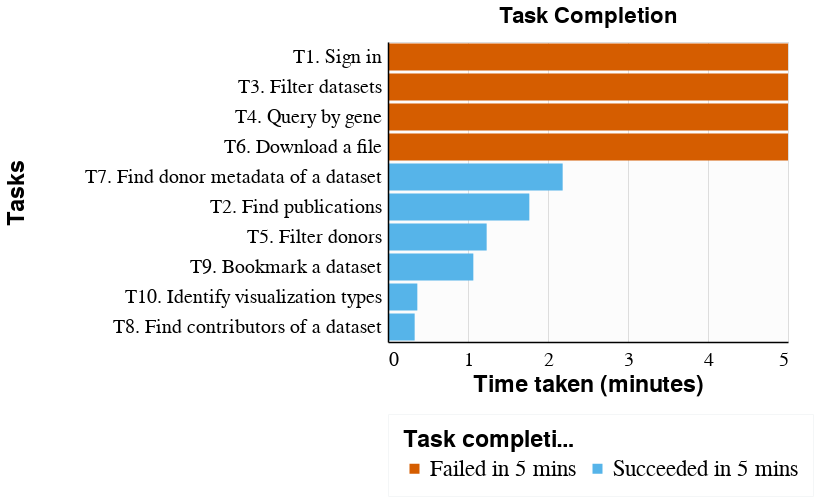

The notebook cell saved with this chart:
### Code cell
plot_result = alt.Chart(df).mark_bar().encode(
    alt.X('MINUTES:Q', title='Time taken (minutes)').scale(domain=[0, 5], clamp=True).axis(format='.0f', tickCount=5),
    alt.Y('TASK:N', title='Tasks', sort=TASKS_SORTED).axis(titleX=-360, zindex=1),
    alt.Color('SUCCESS:N', title='Task completion').scale(range=['#D55D00', '#56B4E9']).legend(orient='bottom')
).properties(
    title={
        'text': 'Task Completion',
        # 'subtitle': 'Data as of Jul 24, 2024',
        "dy": -10
    },
    width=400,
    height=300
)
plot_result

### Figure 1 — Vega-Lite specification as saved in the notebook (floating-point values rounded to 4 significant figures)
{"config": {"title": {"dy": 1, "fontFamily": "SF Pro Text", "fontSize": 22, "fontWeight": 600, "align": "center", "anchor": "middle", "subtitleColor": "grey", "subtitleFontSize": 22}, "view": {"fill": "#FCFCFC"}, "mark": {"zindex": 0}, "header": {"titleFontSize": 30, "labelFontSize": 30, "labelFontWeight": 600}, "axis": {"fontFamily": "SF Pro Text", "titleFontSize": 23, "titleFontWeight": 600, "labelFontSize": 20, "labelFontWeight": 400, "labelLimit": 1000, "domainWidth": 1.5, "domainColor": "black", "tickColor": "white", "domain": true, "zindex": -1}, "legend": {"fontFamily": "SF Pro Text", "titleFontSize": 23, "titleFontWeight": 600, "labelFontSize": 23, "labelLimit": 1000, "strokeColor": "#F4F6F7", "padding": 15}}, "data": {"name": "data-2d3f6dd02eed5b848af01a68cbabc8f0"}, "mark": {"type": "bar"}, "encoding": {"color": {"field": "SUCCESS", "legend": {"orient": "bottom"}, "scale": {"range": ["#D55D00", "#56B4E9"]}, "title": "Task completion", "type": "nominal"}, "x": {"axis": {"format": ".0f", "tickCount": 5}, "field": "MINUTES", "scale": {"domain": [0, 5], "clamp": true}, "title": "Time taken (minutes)", "type": "quantitative"}, "y": {"axis": {"titleX": -360, "zindex": 1}, "field": "TASK", "sort": ["T1. Sign in", "T3. Filter datasets", "T4. Query by gene", "T6. Download a file", "T7. Find donor metadata of a dataset", "T2. Find publications", "T5. Filter donors", "T9. Bookmark a dataset", "T10. Identify visualization types", "T8. Find contributors of a dataset"], "title": "Tasks", "type": "nominal"}}, "height": 300, "title": {"text": "Task Completion", "dy": -10}, "width": 400, "$schema": "https://vega.github.io/schema/vega-lite/v5.17.0.json", "datasets": {"data-2d3f6dd02eed5b848af01a68cbabc8f0": [{"TASK_ID": 1, "TASK_SHORT_DESC": "Sign in", "TASK_LONG_DESC": "Sign in to the HuBMAP data portal", "SUCCESS": "Failed in 5 mins", "SECONDS": 425, "CONFIDENCE": 4, "SATISFACTION": 4, "FRUSTRATION": 3, "TASK": "T1. Sign in", "MINUTES": 7.083}, {"TASK_ID": 2, "TASK_SHORT_DESC": "Find publications", "TASK_LONG_DESC": "Find a list of publications that used HuBMAP data. How many peer-reviewed papers are there?", "SUCCESS": "Succeeded in 5 mins", "SECONDS": 106, "CONFIDENCE": 5, "SATISFACTION": 5, "FRUSTRATION": 4, "TASK": "T2. Find publications", "MINUTES": 1.767}, {"TASK_ID": 3, "TASK_SHORT_DESC": "Filter datasets", "TASK_LONG_DESC": "Find kidney datasets for donors over the age of 65", "SUCCESS": "Failed in 5 mins", "SECONDS": 300, "CONFIDENCE": 3, "SATISFACTION": 3, "FRUSTRATION": 3, "TASK": "T3. Filter datasets", "MINUTES": 5.0}, {"TASK_ID": 4, "TASK_SHORT_DESC": "Query by gene", "TASK_LONG_DESC": "Query data for a gene name CTPS1. Use parameters of Gene Expression (RNA), Minimum Expression Level of 10, and Minimum Cell Percentage of 2. What is the HuBMAP ID of the first data appearing in the result?", "SUCCESS": "Failed in 5 mins", "SECONDS": 300, "CONFIDENCE": 4, "SATISFACTION": 4, "FRUSTRATION": 3, "TASK": "T4. Query by gene", "MINUTES": 5.0}, {"TASK_ID": 5, "TASK_SHORT_DESC": "Filter donors", "TASK_LONG_DESC": "Find male donors that are between 35-65 years with a BMI (Body Mass Index) above 18", "SUCCESS": "Succeeded in 5 mins", "SECONDS": 74, "CONFIDENCE": 5, "SATISFACTION": 5, "FRUSTRATION": 6, "TASK": "T5. Filter donors", "MINUTES": 1.233}, {"TASK_ID": 6, "TASK_SHORT_DESC": "Download a file", "TASK_LONG_DESC": "For a given dataset, download a file for a dataset", "SUCCESS": "Failed in 5 mins", "SECONDS": 300, "CONFIDENCE": 4, "SATISFACTION": 6, "FRUSTRATION": 2, "TASK": "T6. Download a file", "MINUTES": 5.0}, {"TASK_ID": 7, "TASK_SHORT_DESC": "Find donor metadata of a dataset", "TASK_LONG_DESC": "For a given dataset, go to a donor page to find donor metadata", "SUCCESS": "Succeeded in 5 mins", "SECONDS": 131, "CONFIDENCE": 6, "SATISFACTION": 5, "FRUSTRATION": 6, "TASK": "T7. Find donor metadata of a dataset", "MINUTES": 2.183}, {"TASK_ID": 8, "TASK_SHORT_DESC": "Find contributors of a dataset", "TASK_LONG_DESC": "For a given dataset, find contributors of the dataset", "SUCCESS": "Succeeded in 5 mins", "SECONDS": 20, "CONFIDENCE": 7, "SATISFACTION": 7, "FRUSTRATION": 7, "TASK": "T8. Find contributors of a dataset", "MINUTES": 0.3333}, {"TASK_ID": 9, "TASK_SHORT_DESC": "Bookmark a dataset", "TASK_LONG_DESC": "For a given dataset, save or bookmark the data on the page and see that in the account.", "SUCCESS": "Succeeded in 5 mins", "SECONDS": 64, "CONFIDENCE": 7, "SATISFACTION": 7, "FRUSTRATION": 7, "TASK": "T9. Bookmark a dataset", "MINUTES": 1.067}, {"TASK_ID": 10, "TASK_SHORT_DESC": "Identify visualization types", "TASK_LONG_DESC": "Find a visualization in a dataset page. Identify what kinds of visualization there are.", "SUCCESS": "Succeeded in 5 mins", "SECONDS": 22, "CONFIDENCE": 5, "SATISFACTION": 5, "FRUSTRATION": 5, "TASK": "T10. Identify visualization types", "MINUTES": 0.3667}]}}
